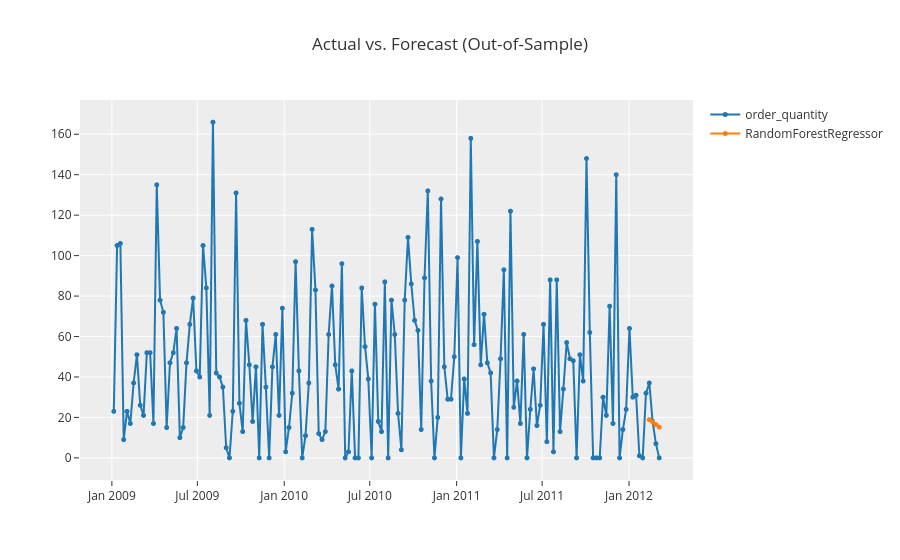

The notebook cell saved with this chart:
### Markdown cell above
# Evaluasi

### Code cell
# Forecast Plot
plot_model(tuned_model, plot="forecast")

### Figure 1 — Plotly figure (JSON) as saved in the notebook; plotly's stock layout.template omitted (floating-point values rounded to 4 significant figures; data arrays with more than 128 entries replaced by an {"elided": "..."} marker saying what was removed)
{"data": [{"line": {"color": "rgb(31, 119, 180)", "width": 2}, "marker": {"color": "rgb(31, 119, 180)", "size": 5}, "mode": "lines+markers", "name": "order_quantity", "type": "scattergl", "x": {"elided": "166 str values"}, "xaxis": "x", "y": {"elided": "166 int values"}, "yaxis": "y"}, {"line": {"color": "rgb(255, 127, 14)", "width": 2}, "marker": {"color": "rgb(255, 127, 14)", "size": 5}, "mode": "lines+markers", "name": "RandomForestRegressor", "type": "scattergl", "x": {"elided": "166 str values"}, "xaxis": "x", "y": {"elided": "166 float values"}, "yaxis": "y"}], "layout": {"showlegend": true, "title": {"text": "Actual vs. Forecast (Out-of-Sample)"}, "xaxis": {"anchor": "y", "domain": [0, 1]}, "yaxis": {"anchor": "x", "domain": [0, 1]}}}
